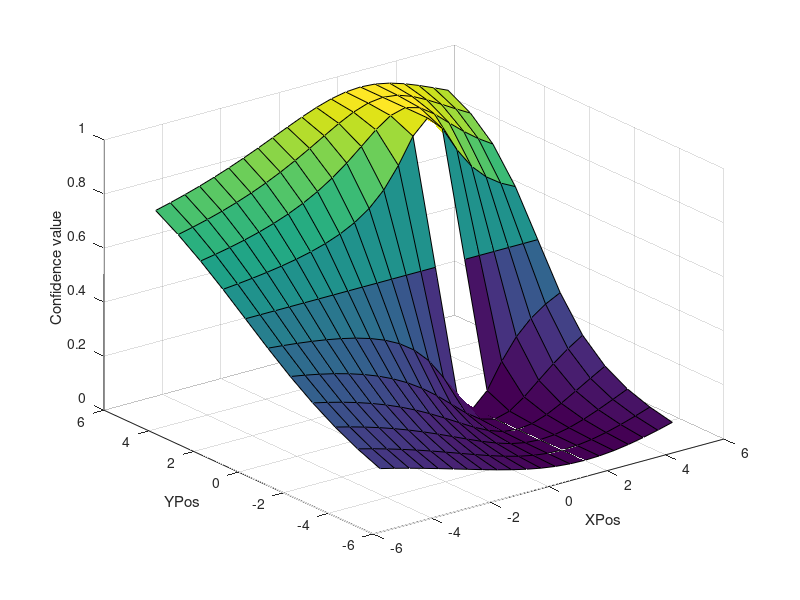

This figure's MATLAB source:

uh = [0,-1];
xg = [2,1];
[x_xr, y_xr] = meshgrid(-5:0.5:5, -5:1:5);

den = (sqrt((xg(1) - x_xr).^2 + (xg(2) - y_xr).^2))*(norm(uh));
num = uh(1).*(xg(1) - x_xr) + uh(2).*(xg(2) - y_xr);
costh = num./den;
cg = (1 + costh)./2;
surf(x_xr, y_xr, cg); hold on;
scatter3(xg(1), xg(2), 0, 100, 'filled', 'k');
xlabel('XPos');ylabel('YPos');zlabel('Confidence value');
quiver3(0,0, 0, uh(1), uh(2), 0,'LineWidth', 2, 'MaxHeadSize', 2);